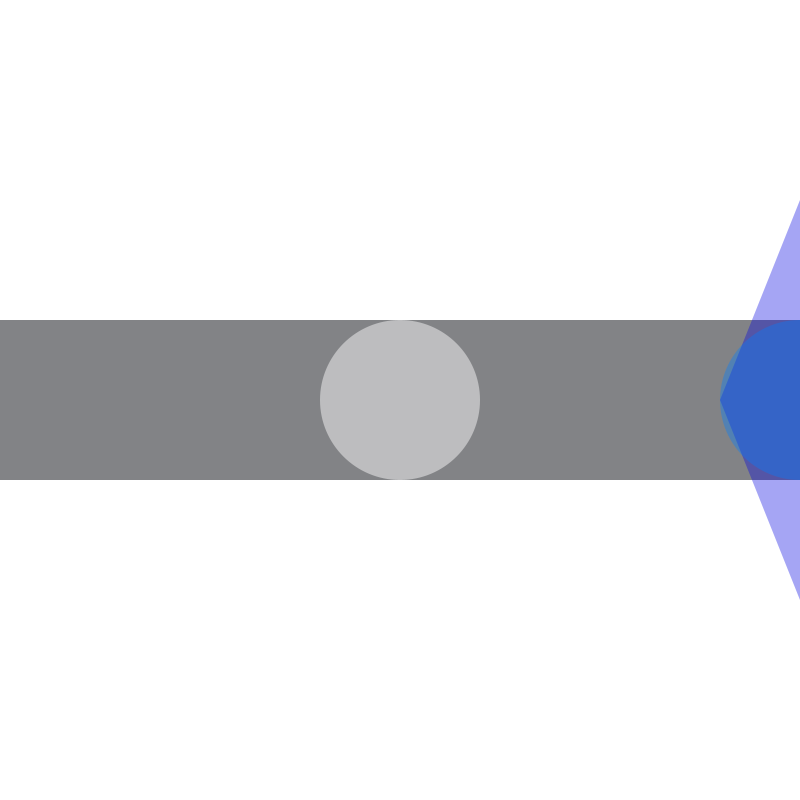
Frame 1 (no input)
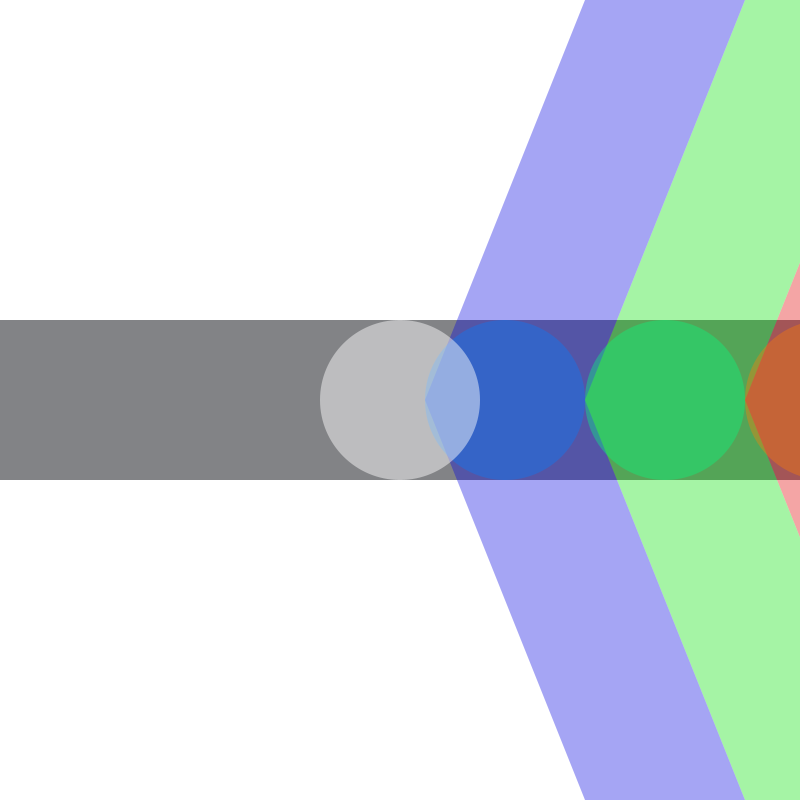
Frame 60 (the mouse pressed at the canvas centre just before this capture)
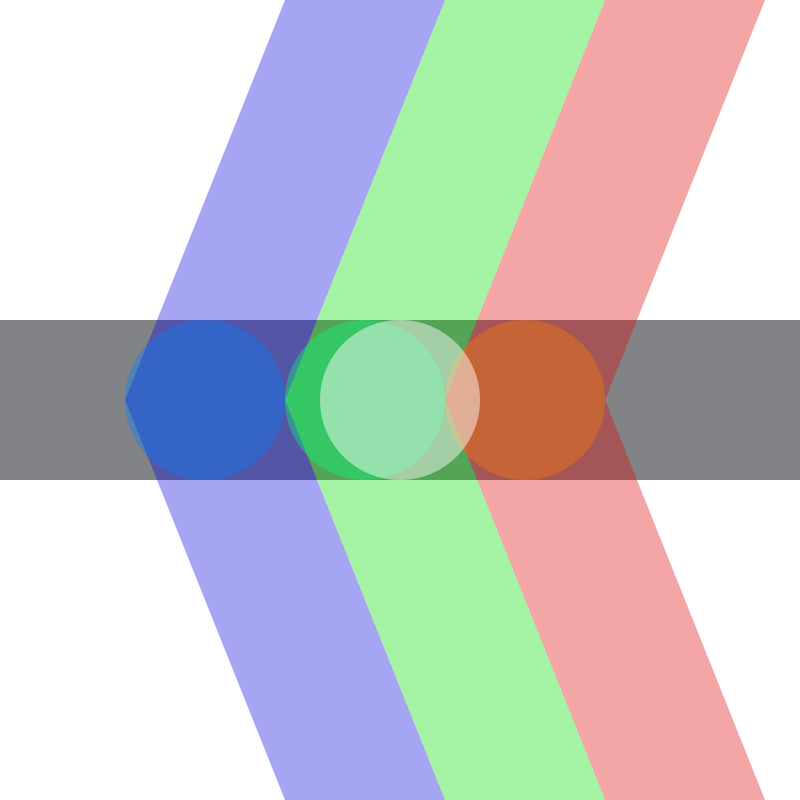
Frame 120 (the mouse held since frame 60 and released just before this capture)

The Processing sketch that drew these frames (run headless with seeded random() and noise(); from frame 60 on, the mouse is pressed at the canvas centre):

// Processing sketch: Alienacion_06
// ── Alienacion_06.pde
Zona z;
int tam;
color col;

void setup () {
  size (800,800);
 // fullScreen();
  ellipseMode (CENTER); 
  rectMode (CENTER); 
  z  = new Zona ();
  tam = 160;
  noStroke();
  
}

void draw () { 
  
  z.dibujar ();
  z.mover (); 
  z.actualizarC();
  z.actualizarB(); 
  z.actualizarA(); 

  
}

void mousePressed () { 
  if (mouseX <= width/2+ tam/2 && mouseY <= height/2+tam/2 && mouseX >= width/2 - tam/2 && mouseY >= height/2 - tam/2 ) {
    z.cambiaColorA();
    z.cambiaColorC();
    z.cambiaColorB(); 
  }
}

// ── fffffffff.pde
class Zona {
  int posDef;
  int tam;
  int radio;  
  color fondo;  

  int posA ;
  int posB ; 
  int posC ;
  int posD ;

  int posE ;
  int posF ;
  int posG ;
  int posH ;

  int posI;
  int posJ;
  int posK;
  int posL;  

  int posellipseA;
  int posellipseB;
  int posellipseC;



  String estadoA;
  String estadoB;
  String estadoC;


  Zona () {
    
    fondo = color(255);
    tam = 160;    
    radio = tam/2;
    posDef = -tam;   

    posellipseC = width;
    posI = width + tam + tam/2;
    posJ = width + tam/2;
    posK = width - tam/2;
    posL = width + tam/2;

    posellipseB = width+tam;
    posE = width + tam*2 + tam/2;
    posF = width + tam + tam/2 ;
    posG = width + tam/2 ;
    posH = width + tam/2 +tam;

    posellipseA= width+tam*2;
    posA = width + tam*3 + tam/2;
    posB = width + tam*2 + tam/2 ;   
    posC = width + tam*2 -tam/2 ;
    posD = width + tam*2 + tam/2;
  }

  void dibujar () {
    background (fondo);
    fill (#828386);
    rect (width/2, height/2, width, 160);

    // primer sector
    fill (225, 0, 0,90);      
    quad (posA, 0, posB, 0, posC, height/2, posD, height/2);
    quad (posA, height, posB, height, posC, height/2, posD, height/2);

    // segundo sector
    fill (0, 225, 0,90);    
    quad (posE, 0, posF, 0, posG, height/2, posH, height/2);  
    quad (posE, height, posF, height, posG, height/2, posH, height/2); 

    // tercer sector
    fill (0, 0, 225,90);    
    quad (posI, 0, posJ, 0, posK, height/2, posL, height/2);
    quad (posI, height, posJ, height, posK, height/2, posL, height/2);


    fill (255, 125, 0,95);
    ellipse (posellipseA, height/2, tam, tam);      

    fill (0, 255, 125,95);
    ellipse (posellipseB, height/2, tam, tam);  

    fill(0, 125, 255,95);
    ellipse (posellipseC, height/2, tam, tam);


    //ellipse del centro

    fill (255,120); 
    ellipse (width/2, height/2, tam, tam);
  }

  void mover () {    

    if ( posI > posDef && posJ > posDef && posK >  posDef && posL > posDef && posellipseC > posDef)
    posellipseC -=5;
    posI -=5 ;
    posJ -=5 ; 
    posK -=5 ;  
    posL -=5 ; 
    estadoC = "reinicioC";

    if ( posE > posDef*2 && posF > posDef*2 && posG >  posDef*2 && posH > posDef*2 && posellipseB >posDef*2) 
    posellipseB -=5 ;
    posE -=5 ; 
    posF -=5 ;  
    posG -=5 ;  
    posH -=5 ;      
    estadoB = "reinicioB"; 


    if ( posA > posDef*4 && posB > posDef*4 && posC >  posDef*4 && posD > posDef*4 && posellipseA > posDef*4) 
    posellipseA -=5;
    posA -=5 ;
    posB -=5 ; 
    posC -=5 ;  
    posD -=5 ;
    estadoA = "reinicioA";
  }


  // actuliza estado C
  void actualizarC() {     
    if ( estadoC.equals( "reinicioC" ) ) {           
      if ( posJ == posDef ) { 

        posI = width + tam + tam/2;
        posJ = width + tam/2;
        posK = width - tam/2;
        posL = width + tam/2;
        posellipseC = width;
        estadoC = "reinicioC";
        fondo = color(255);
      }
    }
  }  



  void actualizarB() {
    // actuliza estado B      
    if ( estadoB.equals( "reinicioB" ) ) {          
      if ( posF == posDef ) {    

        posE = width + tam + tam/2;
        posF = width + tam/2; 
        posG = width - tam/2;
        posH = width + tam/2;  
        posellipseB= width;
        estadoB = "reinicioB";
        fondo = color(255);
      }
    }
  } 


  void actualizarA() {

    // actualiza estado A
    if ( estadoA.equals( "reinicioA" ) ) {

      if ( posB == posDef) {          
        posA = width + tam + tam/2;
        posB = width + tam/2;   
        posC = width - tam/2;
        posD = width + tam/2; 
        posellipseA= width;
        estadoA = "reinicioA";
        fondo = color(255);
      }
    }
  } 

  void cambiaColorA() {
    float distanciaCentro = dist (width/2, height/2, posellipseA, height/2);
    println (distanciaCentro);   

    if (distanciaCentro  <=  radio  ) {
      fondo = color (#F4C1B8); 
    }
  }

  void cambiaColorB() {
    float distanciaCentro = dist (width/2, height/2, posellipseB, height/2);

    if (distanciaCentro <=  radio) {
      fondo = color (#CBF4B8);
    }
  }
  void cambiaColorC() {
    float distanciaCentro = dist (width/2, height/2, posellipseC, height/2);    
    if (distanciaCentro <= radio  ) {
      fondo = color (#B8D1F4);
    }
  }
}   
